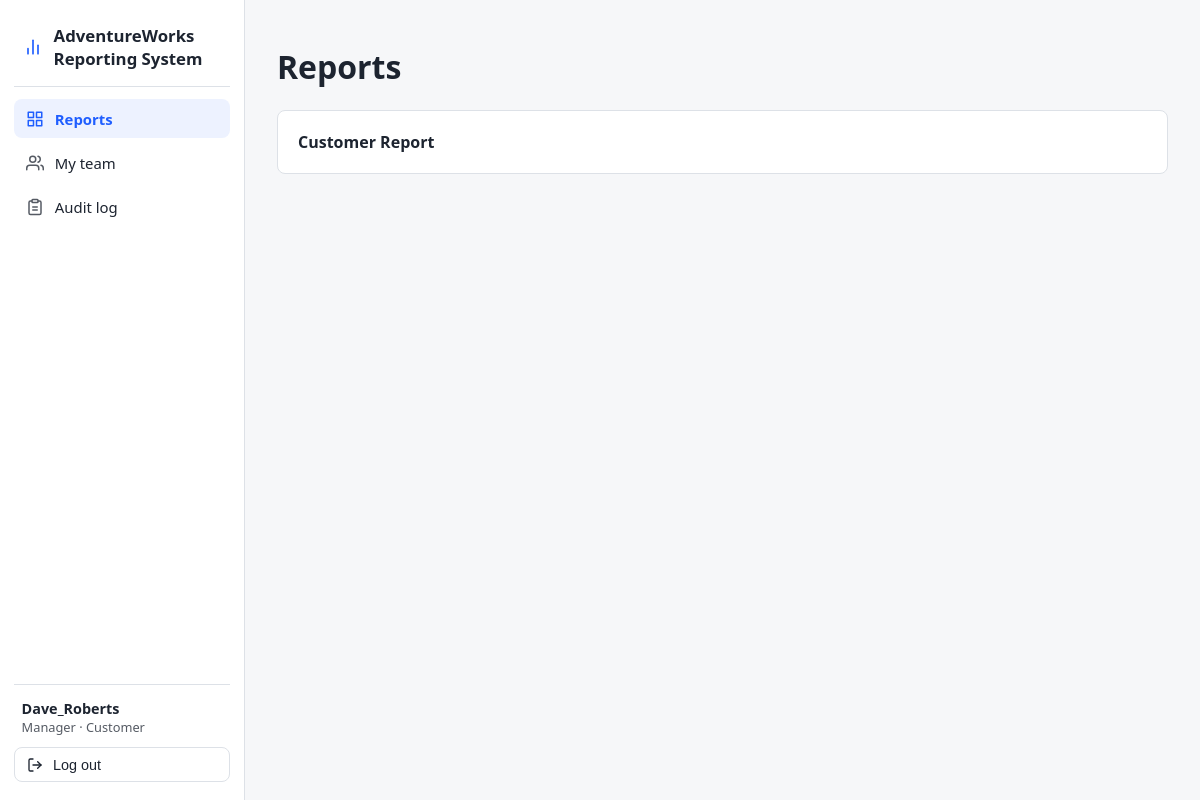
Screenshot of / (signed in) with the database file from the repository.
### accounts/models.py (models this page shows, shortened)
class User(AbstractUser):
    role = models.CharField(max_length=10, choices=Role.choices, default=Role.EMPLOYEE)
    department = models.CharField(max_length=10, choices=Department.choices, blank=True)

### reports/views.py (the view)
# urls.py: path("", views.DashboardView.as_view(), name="dashboard"),
class DashboardView(LoginRequiredMixin, TemplateView):
    template_name = "reports/dashboard.html"
    def get_context_data(self, **kwargs):
        ctx = super().get_context_data(**kwargs)
        ctx["modules"] = accessible_modules(self.request.user)
        return ctx

### accounts/permissions.py (called while the page is built)
def can_view_module(user, module):
    return (
        user.is_authenticated and user.is_active
        and (user.role == Role.ADMIN or user.department == module)
    )

def accessible_modules(user):
    return [m for m in MODULES if can_view_module(user, m)]

### templates/reports/dashboard.html (shortened to what this page needs)
{% extends "base.html" %}
{% block content %}
  <h1>Reports</h1>
  {% if modules %}
    <div class="cards">
      {% for m in modules %}
        <a class="card" href="{% url 'reports:'|add:m %}">{{ m|title }} Report</a>
      {% endfor %}
    </div>
  {% else %}
    <p>No report modules are assigned to your account. Contact your manager or administrator.</p>
  {% endif %}
{% endblock %}

### templates/base.html (shortened to what this page needs)
<!doctype html>
<html lang="en">
<head>
</head>
<body>
  <div class="{% if user.is_authenticated %}app-shell{% endif %}">
    {% if user.is_authenticated %}
      <aside class="sidebar">
        <a class="brand" href="{% url 'reports:dashboard' %}">
          <svg width="20" height="20" viewBox="0 0 24 24" fill="none" stroke="currentColor" stroke-width="2" stroke-linecap="round" stroke-linejoin="round">
            <line x1="18" y1="20" x2="18" y2="10"></line>
            <line x1="12" y1="20" x2="12" y2="4"></line>
            <line x1="6" y1="20" x2="6" y2="14"></line>
          </svg>
          <span>AdventureWorks Reporting System</span>
        </a>
        <nav>
          <a class="nav-item {% if request.resolver_match.app_name == 'reports' %}active{% endif %}"
             href="{% url 'reports:dashboard' %}">
            <span>Reports</span>
          </a>
          {% if user.role == "manager" %}
            <a class="nav-item {% if request.resolver_match.app_name == 'accounts' %}active{% endif %}"
               href="{% url 'accounts:team_list' %}">
              <span>My team</span>
            </a>
          {% endif %}
          {% if user.role == "manager" or user.role == "admin" %}
            <a class="nav-item {% if request.resolver_match.app_name == 'audit' %}active{% endif %}"
               href="{% url 'audit:log' %}">
              <span>Audit log</span>
            </a>
          {% endif %}
        </nav>
        <div class="sidebar-footer">
          <div class="user-badge">
            <strong>{{ user.username }}</strong>
            <span>{{ user.get_role_display }}{% if user.department %} · {{ user.get_department_display }}{% endif %}</span>
          </div>
          <form class="logout-form" method="post" action="{% url 'accounts:logout' %}">
            <button type="submit" class="logout-btn">
              <svg width="16" height="16" viewBox="0 0 24 24" fill="none" stroke="currentColor" stroke-width="2" stroke-linecap="round" stroke-linejoin="round">
                <path d="M9 21H5a2 2 0 0 1-2-2V5a2 2 0 0 1 2-2h4"></path>
                <polyline points="16 17 21 12 16 7"></polyline>
                <line x1="21" y1="12" x2="9" y2="12"></line>
              </svg>
              <span>Log out</span>
            </button>
          </form>
        </div>
      </aside>
    {% endif %}
    <div class="main-wrap">
      <main>{% block content %}{% endblock %}</main>
    </div>
  </div>
</body>
</html>

### templates/base.html (style rules this page uses)
:root { --bg:#f6f7f9; --fg:#1d2430; --card:#fff; --line:#dde1e7; --accent:#1f5eff; --hover:rgba(31,94,255,.08); }
* { box-sizing: border-box; }
body { margin:0; font-family: system-ui, sans-serif; background:var(--bg); color:var(--fg); }
.app-shell { display:flex; min-height:100vh; }
.sidebar { width:245px; flex-shrink:0; background:var(--card); border-right:1px solid var(--line); display:flex; flex-direction:column; position:sticky; top:0; height:100vh; padding:1.1rem .85rem; }
.sidebar .brand { display:flex; align-items:center; gap:.65rem; font-weight:700; font-size:1.05rem; color:var(--fg); text-decoration:none; padding:.4rem .6rem 1rem .6rem; margin-bottom:.75rem; border-bottom:1px solid var(--line); }
.sidebar .brand svg { color:var(--accent); flex-shrink:0; }
.sidebar nav { display:flex; flex-direction:column; gap:.3rem; flex:1; overflow-y:auto; }
.nav-item { display:flex; align-items:center; gap:.7rem; padding:.6rem .75rem; border-radius:8px; color:var(--fg); text-decoration:none; font-size:.93rem; font-weight:500; transition:background .15s, color .15s; }
.nav-item svg { opacity:.75; flex-shrink:0; }
.nav-item.active { background:var(--hover); color:var(--accent); font-weight:600; }
.nav-item.active svg { opacity:1; color:var(--accent); }
.sidebar-footer { border-top:1px solid var(--line); padding-top:.85rem; margin-top:.75rem; display:flex; flex-direction:column; gap:.65rem; }
.user-badge { padding:0 .5rem; font-size:.85rem; line-height:1.35; }
.user-badge strong { display:block; font-size:.9rem; }
.user-badge span { opacity:.75; font-size:.8rem; }
.logout-form { margin:0; }
.logout-btn { width:100%; display:flex; align-items:center; gap:.65rem; padding:.55rem .75rem; background:transparent; border:1px solid var(--line); border-radius:8px; color:var(--fg); font-size:.9rem; cursor:pointer; text-align:left; }
.main-wrap { flex:1; min-width:0; }
main { max-width:1400px; margin:0 auto; padding:1.5rem 2rem; }
a { color:var(--accent); }
.cards { display:grid; grid-template-columns:repeat(auto-fit,minmax(200px,1fr)); gap:1rem; }
.card { display:block; padding:1.25rem; background:var(--card); border:1px solid var(--line); border-radius:8px; text-decoration:none; color:var(--fg); font-weight:600; }
button, .btn { padding:.4rem .9rem; border:1px solid var(--accent); background:var(--accent); color:#fff; border-radius:6px; cursor:pointer; text-decoration:none; font-size:.95rem; }

### rows the page displays
User: username "Dave_Roberts", role "Manager", department "Customer"
